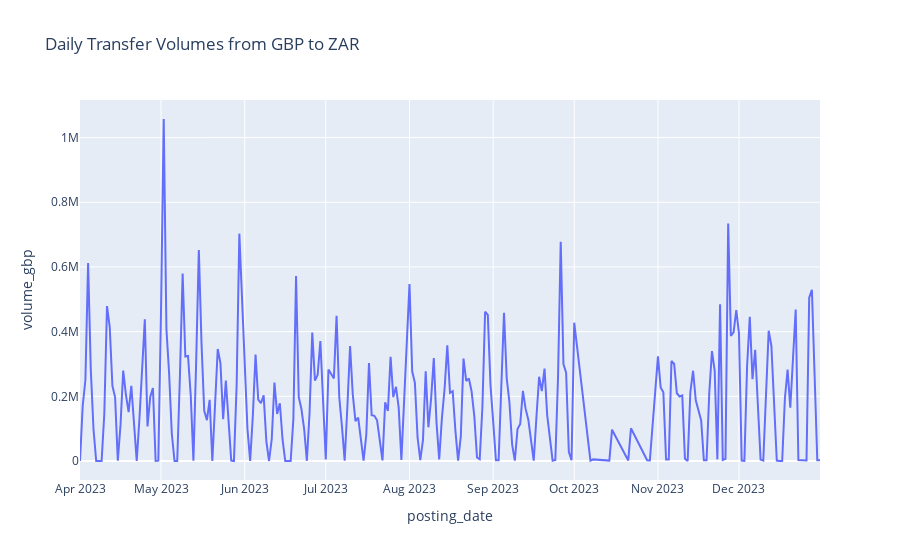

Notebook code for this chart:
### Code cell
# Checking data over time
fig = px.line(df, x='posting_date', y='volume_gbp', title='Daily Transfer Volumes from GBP to ZAR')
fig.show()

### Figure 1 — Plotly figure (JSON) as saved in the notebook; plotly's stock layout.template omitted (floating-point values rounded to 4 significant figures; data arrays with more than 128 entries replaced by an {"elided": "..."} marker saying what was removed)
{"data": [{"hovertemplate": "posting_date=%{x}<br>volume_gbp=%{y}<extra></extra>", "legendgroup": "", "line": {"color": "#636efa", "dash": "solid"}, "marker": {"symbol": "circle"}, "mode": "lines", "name": "", "orientation": "v", "showlegend": false, "type": "scatter", "x": {"elided": "253 str values"}, "xaxis": "x", "y": {"elided": "253 float values"}, "yaxis": "y"}], "layout": {"legend": {"tracegroupgap": 0}, "title": {"text": "Daily Transfer Volumes from GBP to ZAR"}, "xaxis": {"anchor": "y", "domain": [0, 1], "title": {"text": "posting_date"}}, "yaxis": {"anchor": "x", "domain": [0, 1], "title": {"text": "volume_gbp"}}}}
